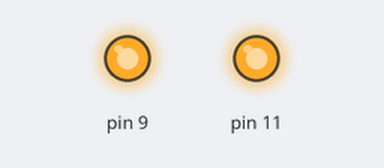
Bench run of a sketch on a simulated Arduino Uno, built with avr-gcc and run on an emulated ATmega328P. Parts: output pins drawn as LEDs (lit = HIGH).

Above: at 0.3 s.
At 1.35 s:
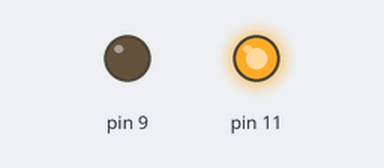
At 4.5 s:
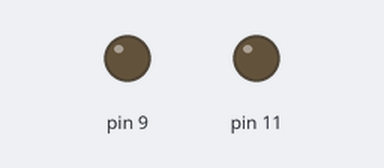
Timing chart, 0 to 5.5 s (numbered marks = the images above):
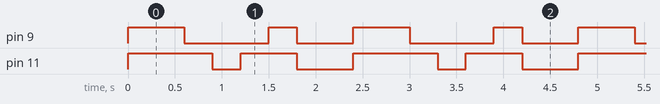

The sketch:

fancyBlink.ino
```cpp
// the setup function runs once when you press reset or power the board
void setup() {
  // initialize digital pin LED_BUILTIN as an output.
  pinMode(9, OUTPUT);
  pinMode(11, OUTPUT);
}

// the loop function runs over and over again forever
void loop() {
  digitalWrite(9, HIGH);
  digitalWrite(11, HIGH);
  delay(600);
  digitalWrite(9, LOW);
  delay(300);
  digitalWrite(11, LOW);
  delay(300);
  digitalWrite(11, HIGH);
  delay(300);
  digitalWrite(9, HIGH);
  delay(300);
  digitalWrite(9, LOW);
  digitalWrite(11, LOW);
  delay(600);
}
```

Measured:
- by itself, pin 9: repeats every 2.4 s: LOW 0.90 s, HIGH 0.30 s, LOW 0.60 s, HIGH 0.60 s
- by itself, pin 11: repeats every 2.4 s: LOW 0.30 s, HIGH 0.60 s, LOW 0.60 s, HIGH 0.90 s
- by itself, everything shown: repeats every 2.4 s, in 6 steps
